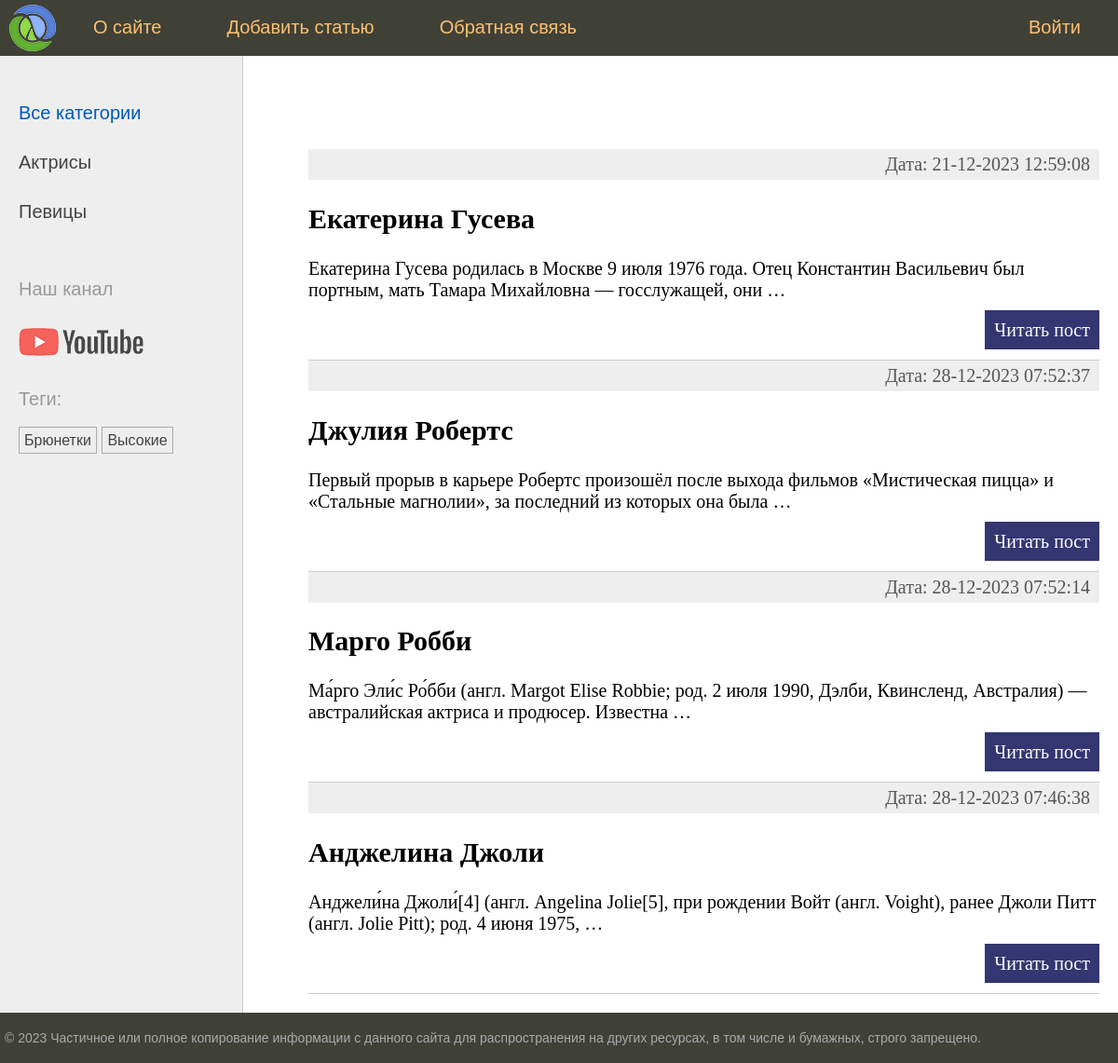
Before: / with the older database file.
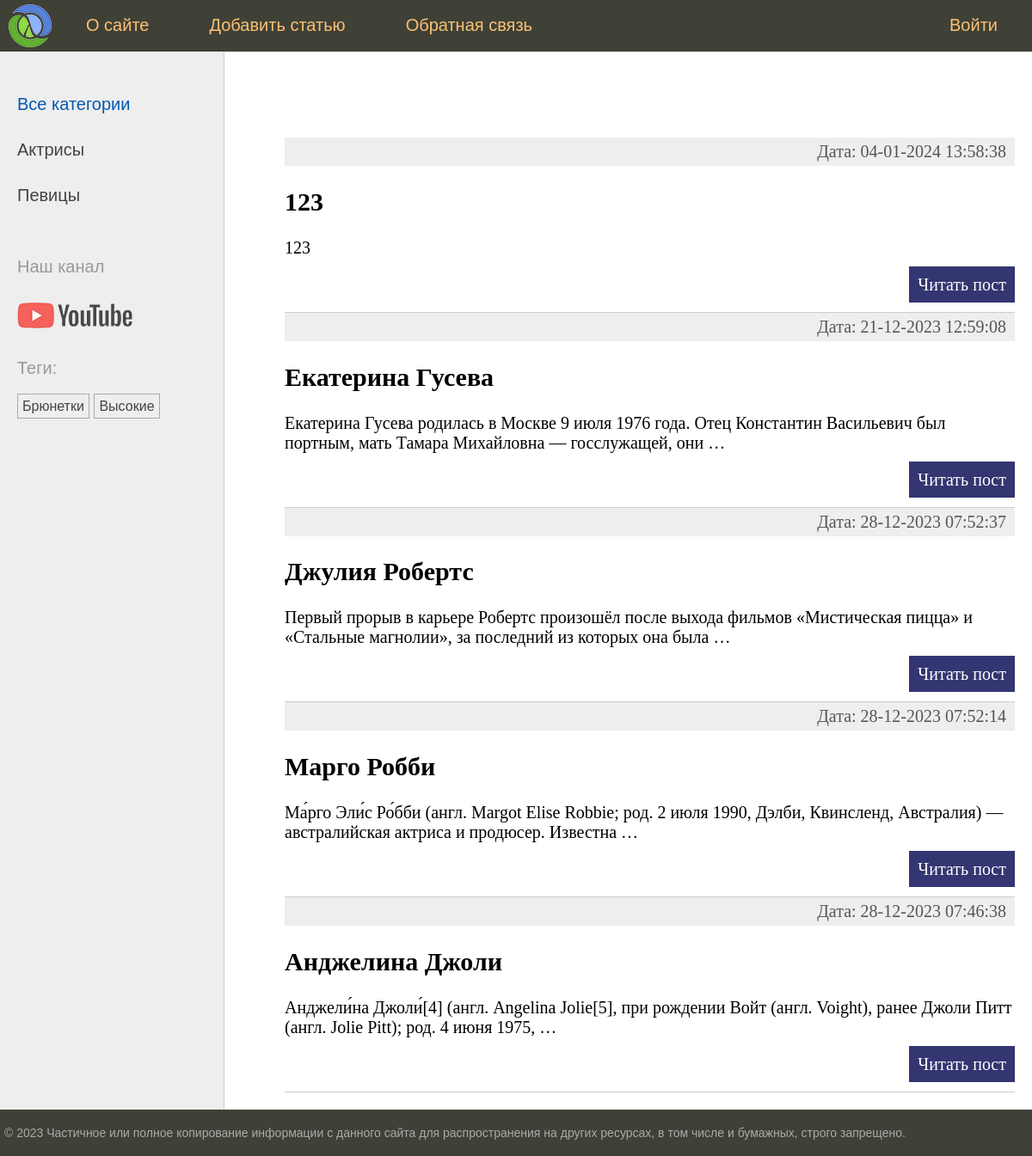
After: the same page with the newer database file.
### myprogram/models.py (models this page shows, shortened)
class Category(models.Model):
    name = models.CharField(max_length=100, db_index=True, verbose_name='Категория')
    slug = models.SlugField(max_length=255, unique=True, db_index=True)
    class Meta:
        verbose_name = 'Категория'
        verbose_name_plural = 'Категории'
    def get_absolute_url(self):
        return reverse('category', kwargs={'cat_slug': self.slug})

class TagPost(models.Model):
    tag = models.CharField(max_length=100, db_index=True)
    slug = models.SlugField(max_length=255, unique=True, db_index=True)
    def get_absolute_url(self):
        return reverse('tag', kwargs={'tag_slug': self.slug})

class Program(models.Model):
    class Status(models.IntegerChoices):
        DRAFT = 0, 'Черновик'
        PUBLISHED = 1, 'Опубликовано'
    title = models.CharField(max_length=255, verbose_name='Заголовок')
    slug = models.SlugField(max_length=255, unique=True,
                            db_index=True, verbose_name='Slug',
                            validators=[
                                MinLengthValidator(5, message='Минимум 5 символов'),
                                MaxLengthValidator(100, message='Максимум 100 символов')
                            ])
    content = models.TextField(blank=True, verbose_name='Текст статьи')
    time_create = models.DateTimeField(auto_now_add=True, verbose_name='Время создания')
    time_update = models.DateTimeField(auto_now=True, verbose_name='Время изменения')
    is_published = models.BooleanField(choices=tuple(map(lambda x: (bool(x[0]), x[1]), Status.choices)),
                                       default=Status.DRAFT, verbose_name='Статус')
    cat = models.ForeignKey('Category', on_delete=models.PROTECT, related_name='posts', verbose_name='Категории')
    tags = models.ManyToManyField('TagPost', blank=True, related_name='tags', verbose_name='Теги')
    husband = models.OneToOneField('Husband', on_delete=models.SET_NULL, null=True, blank=True, related_name='wuman',
                                   verbose_name='Муж')
    objects = models.Manager()
    published = PublishedManager()
    class Meta:
        verbose_name = 'Программы'
        verbose_name_plural = 'Программы'
        ordering = ['-time_create']
        indexes = [
            models.Index(fields=['-time_create'])
        ]
    def get_absolute_url(self):
        return reverse('post', kwargs={'post_slug': self.slug})

### myprogram/views.py (the view)
# urls.py: path('', views.index, name='home'),
def index(request):
    posts = Program.published.all().select_related('cat')
    data = {
        'title': 'Главная страница',
        'menu': menu,
        'posts': posts,
        'cat_selected': 0,
    }
    return render(request, 'program/index.html', context=data)

### myprogram/models.py (called while the page is built)
    def get_queryset(self):
        return super().get_queryset().filter(is_published=Program.Status.PUBLISHED)

### myprogram/templatetags/program_tags.py (called while the page is built)
@register.inclusion_tag('program/list_categories.html')
def show_categories(cat_selected=0):
    cats = Category.objects.annotate(total=Count("posts")).filter(total__gt=0)
    return {'cats': cats, 'cat_selected': cat_selected}

@register.inclusion_tag('program/list_tags.html')
def show_all_tags():
    return {'tags': TagPost.objects.annotate(total=Count("tags")).filter(total__gt=0)}

### myprogram/templates/program/index.html (shortened to what this page needs)
{% extends 'base.html' %}
{% block content %}
<ul class="list-articles">
	{% for p in posts %}
			<li><div class="article-panel">
	<p class="last">Дата: {{p.time_update|date:"d-m-Y H:i:s"}}</p>
	</div>
				<h2>{{p.title}}</h2>
    {% autoescape off %}
	{{p.content|linebreaks|truncatewords:20}}
    {% endautoescape %}
			<p class="link-read-post"><a href="{{ p.get_absolute_url }}">Читать пост</a></p>
			</li>
	{% endfor %}
</ul>
{% endblock %}

### templates/base.html (shortened to what this page needs)
{% load static %}
{% load program_tags %}
<!DOCTYPE html>
<html>
<head>
	<link type="text/css" href="{% static 'program/css/styles.css' %}" rel="stylesheet" />
</head>
<body>
<table class="table-page" border=0 cellpadding="0" cellspacing="0">
<tr><td valign=top>
{% block mainmenu %}
		<div class="header">
			<ul id="mainmenu" class="mainmenu">
			<li class="logo"><a href="{% url 'home' %}"><div class="logo"></div></a></li>
{% for m in menu %}
	{% if not forloop.last %}<li>{% else %}<li class="last">{% endif %}
		<a href="{% url m.url_name %}">{{m.title}}</a></li>
{% endfor %}
			</ul>
		</div>
{% endblock mainmenu %}
<table class="table-content" border=0 cellpadding="0" cellspacing="0">
<tr>
	<td valign="top" class="left-chapters">
	<ul id="leftchapters">
		{% if cat_selected == 0 %}
		<li class="selected">Все категории</li>
		{% else %}
		<li><a href="{% url 'home' %}">Все категории</a></li>
		{% endif %}
		{% show_categories cat_selected %}
		<li class="share">
		<p>Наш канал</p>
		<a class="share-yt" href="https://www.youtube.com/channel/UClJzWfGWuGJL2t-3dYKcHTA/playlists" target="_blank" rel="nofollow"></a>
		</li>
		<li>{% show_all_tags %}</li>
	</ul>
</td>
<td valign="top" class="content">
	<div class="content-text">
{% block content %}
{% endblock %}
	</div>
</td></tr></table>
</td></tr>
<tr><td valign=top>
	<div id="footer">
		<p>&copy; 2023 Частичное или полное копирование информации с данного сайта для распространения на других ресурсах, в том числе и бумажных, строго запрещено.</p>
	</div>
</td></tr></table>
</body>
</html>

### myprogram/templates/program/list_categories.html
{% for cat in cats %}
{% if cat.id == cat_selected %}
<li class="selected">{{cat.name}}</li>
{% else %}
    <li><a href="{{ cat.get_absolute_url }}">{{cat.name}}</a></li>
{% endif %}
{% endfor %}

### myprogram/templates/program/list_tags.html
{% if tags %}
    <p>Теги:</p>
    <ul class="tags-list">
        {% for t in tags %}
        <li><a href="{{t.get_absolute_url}}">{{t.tag}}</a></li>
        {% endfor %}
    </ul>
{% endif %}

### myprogram/static/program/css/styles.css (style rules this page uses)
html, body { font-family: 'Arial'; margin: 0; padding: 0; height: 100%; width: 100%; color: #444; }
a { color: #0059b2; text-decoration: none; }
p.link-read-post { text-align: right; }
p.link-read-post a { padding: 10px; min-width: 100px; background: #333671; color: #fff; text-decoration: none; }
div.article-panel { background: #eee; padding: 5px 10px 5px 10px; box-sizing: border-box; overflow: hidden; color: #555; }
div.article-panel p.last { margin: 0; float: right; }
ul.list-articles { list-style: none; margin: 0; padding: 0; }
ul.list-articles li { border-bottom: 1px solid #ccc; }
.table-page { width: 100%; height: 100%; vertical-align: top; }
.table-page tr { height: 100%; }
.header { background: #3F4137; height: 60px; }
.logo { background: url('../images/logo.png') no-repeat 10px 5px; width: 70px; height: 60px; }
ul.mainmenu { list-style: none; margin: 0; padding: 0; height: 60px; color: #fdc073; font-size: 20px; overflow: hidden; }
ul.mainmenu li { float: left; margin: 18px 40px 0 30px; }
ul.mainmenu li.logo { margin: 0; }
ul.mainmenu li.last { float: right; }
ul.mainmenu li a { color: #fdc073; text-decoration: none; }
.table-content { width: 100%; min-height: 100%; height: 100%; }
.left-chapters { margin: 0; background: #eee; border-right: 1px solid #ccc; }
.left-chapters ul { width: 230px; margin: 0; padding: 20px 10px 10px 20px; list-style: none; font-size: 20px; }
.left-chapters ul li { margin: 30px 0 0 0; color: #999; }
.left-chapters ul li.selected { color: #0059b2; }
.left-chapters ul li a { color: #444; text-decoration: none; }
.left-chapters ul li.share { margin: 60px 0 0 0; }
.left-chapters ul li.share p { margin: 30px 0 30px 0; }
.left-chapters ul li.share a { display: inline-block; width: 40px; height: 40px; margin: 0 20px 0 0; }
.left-chapters ul li.share a.share-yt { width: 100%; height: 30px; background: url('../images/share_yt.png') no-repeat 0 0 }
ul.tags-list { width: 100%; margin: 0; padding: 0; list-style: none; }
ul.tags-list li { margin: 0; padding: 0 0 10px; display: inline-block; }
ul.tags-list li a { padding: 5px; font-size: 16px; border: 1px solid #aaa; }
.content { padding: 40px 20px 20px 40px; width: 100%; box-sizing: border-box; }
.content-text { margin: 60px 0 0 30px; color: #000; font-size: 20px; font-family: Yandex Sans Display Light; }
#footer { box-sizing: border-box; background: #3F4137; padding: 5px; color: #aaa; font-size: 14px; font-family: Verdana, Geneva, Arial, Helvetica; text-align: left; overflow: hidden; }

Changed rows visible on the page:
added Program: time_update "04-01-2024 13:58:38", title "123", content "123"
